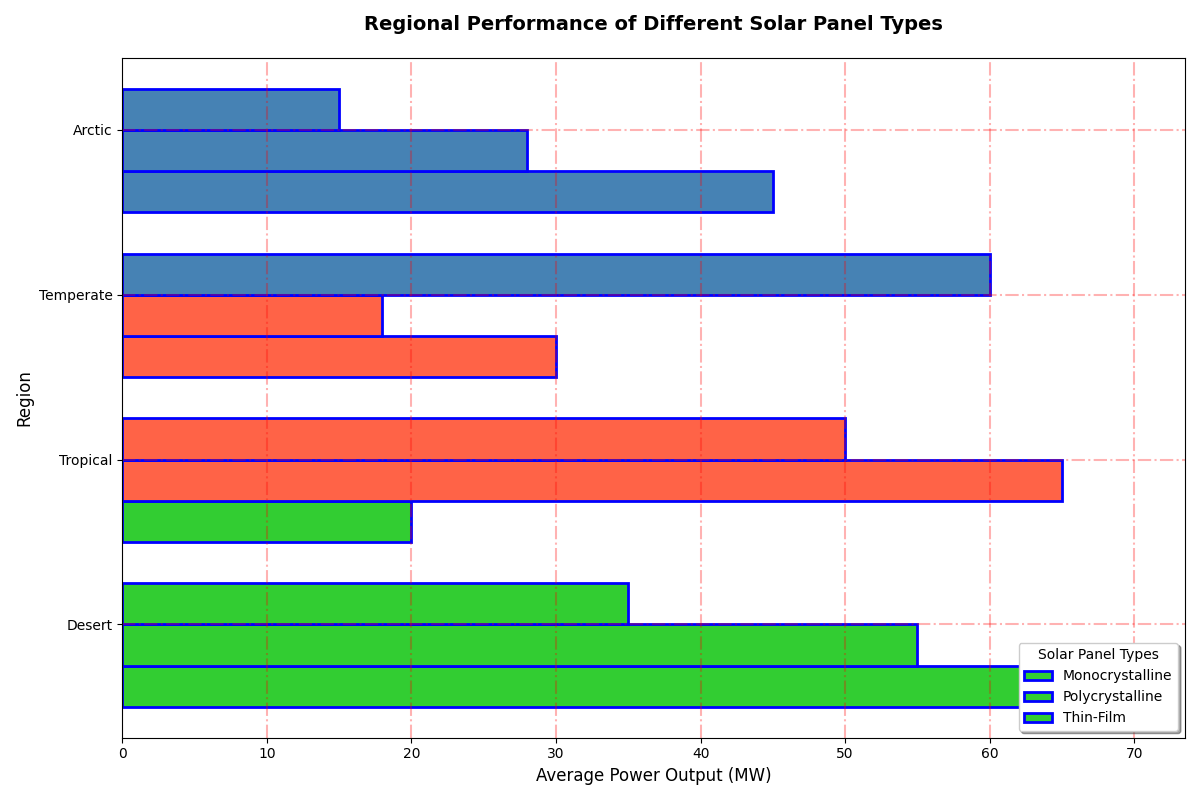

The script that drew this image:
import matplotlib.pyplot as plt
import numpy as np

regions = ['Desert', 'Tropical', 'Temperate', 'Arctic']
panel_types = ['Monocrystalline', 'Polycrystalline', 'Thin-Film']
power_output = np.array([
    [70, 55, 35, 20],
    [65, 50, 30, 18],
    [60, 45, 28, 15]
])

regions_index, panel_index = np.meshgrid(np.arange(len(regions)), np.arange(len(panel_types)), indexing='ij')
regions_index_flat = regions_index.flatten()
panel_index_flat = panel_index.flatten()
z_flat = np.zeros_like(regions_index_flat)
power_flat = power_output.flatten()

fig, ax = plt.subplots(figsize=(12, 8))
# Manually shuffled colors
colors = ['#32CD32', '#FF6347', '#4682B4']
bar_height = 0.25

for idx, (region_idx, panel_idx, z, power, color) in enumerate(zip(regions_index_flat, panel_index_flat, z_flat, power_flat, np.repeat(colors, len(regions)))):
    y_pos = region_idx + (panel_idx - 1) * bar_height
    ax.barh(y_pos, power, bar_height, color=color, edgecolor='blue', linestyle='-', linewidth=2, label=panel_types[panel_idx] if region_idx == 0 else "")

ax.set_title("Regional Performance of Different Solar Panel Types", fontsize=14, fontweight='bold', pad=20)
ax.set_ylabel("Region", fontsize=12)
ax.set_xlabel("Average Power Output (MW)", fontsize=12)
ax.set_yticks(np.arange(len(regions)) + bar_height / 2)
ax.set_yticklabels(regions, fontsize=10)

ax.legend(title='Solar Panel Types', loc='lower right', frameon=True, shadow=True, fancybox=True)
ax.grid(color='red', linestyle='-.', linewidth=1.5, alpha=0.3)

plt.tight_layout()
plt.show()
